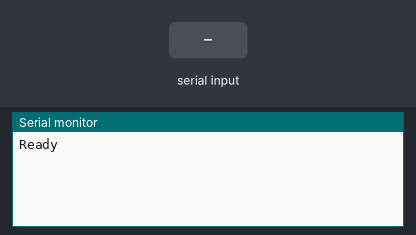
Simulated run of this sketch. Board: Arduino Uno, built with avr-gcc and run on an emulated ATmega328P. Parts: the last lines printed to the serial monitor. The inputs (shaded band) are chosen by the test bench.

Above: at 1.2 s.
1.3 s: "1" received over Serial
At 1.8 s:
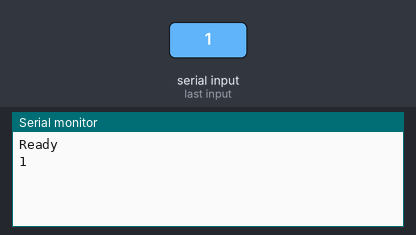
2.9 s: "0" received over Serial
At 4.1 s:
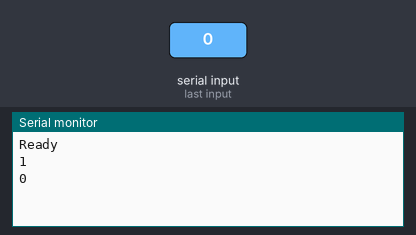
4.4 s: "2" received over Serial
At 5.4 s:
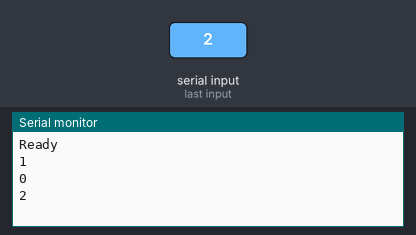

Measured:
- after the input at 1.3 s, the serial monitor: prints a new line after 0.10 s (image 1)
- after the input at 2.9 s, the serial monitor: prints a new line after 0.10 s (image 2)
- after the input at 4.4 s, the serial monitor: prints a new line at once (image 3)

The sketch:

ban2.ino
```cpp
void setup() {
Serial.begin(9600);
Serial.println("Ready");
}

void loop() {
  char input_data = ' ';

  if(Serial.available()){
      char input_data = {Serial.read()};
      Serial.println(input_data);
  }
delay(100);
}
```
